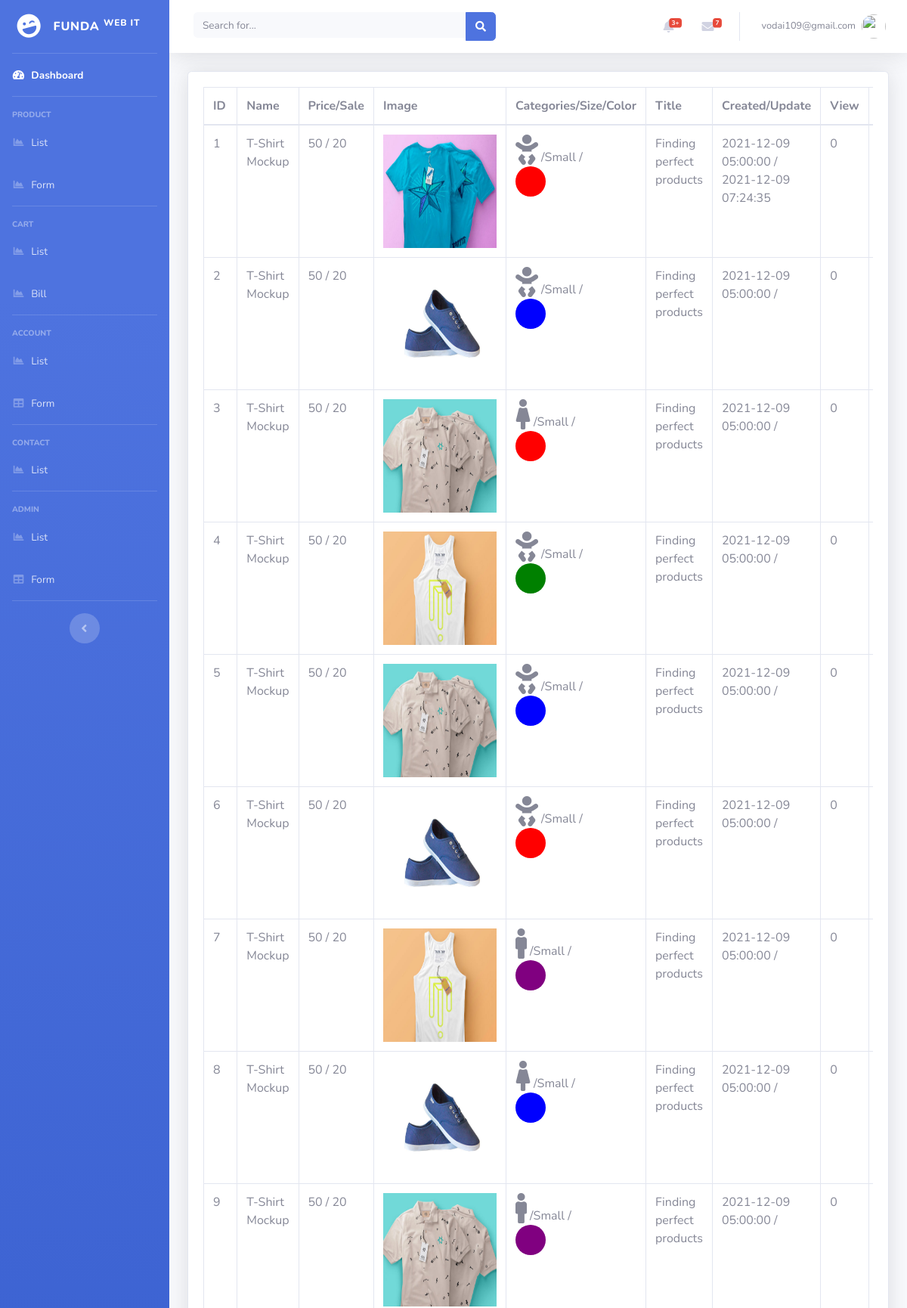
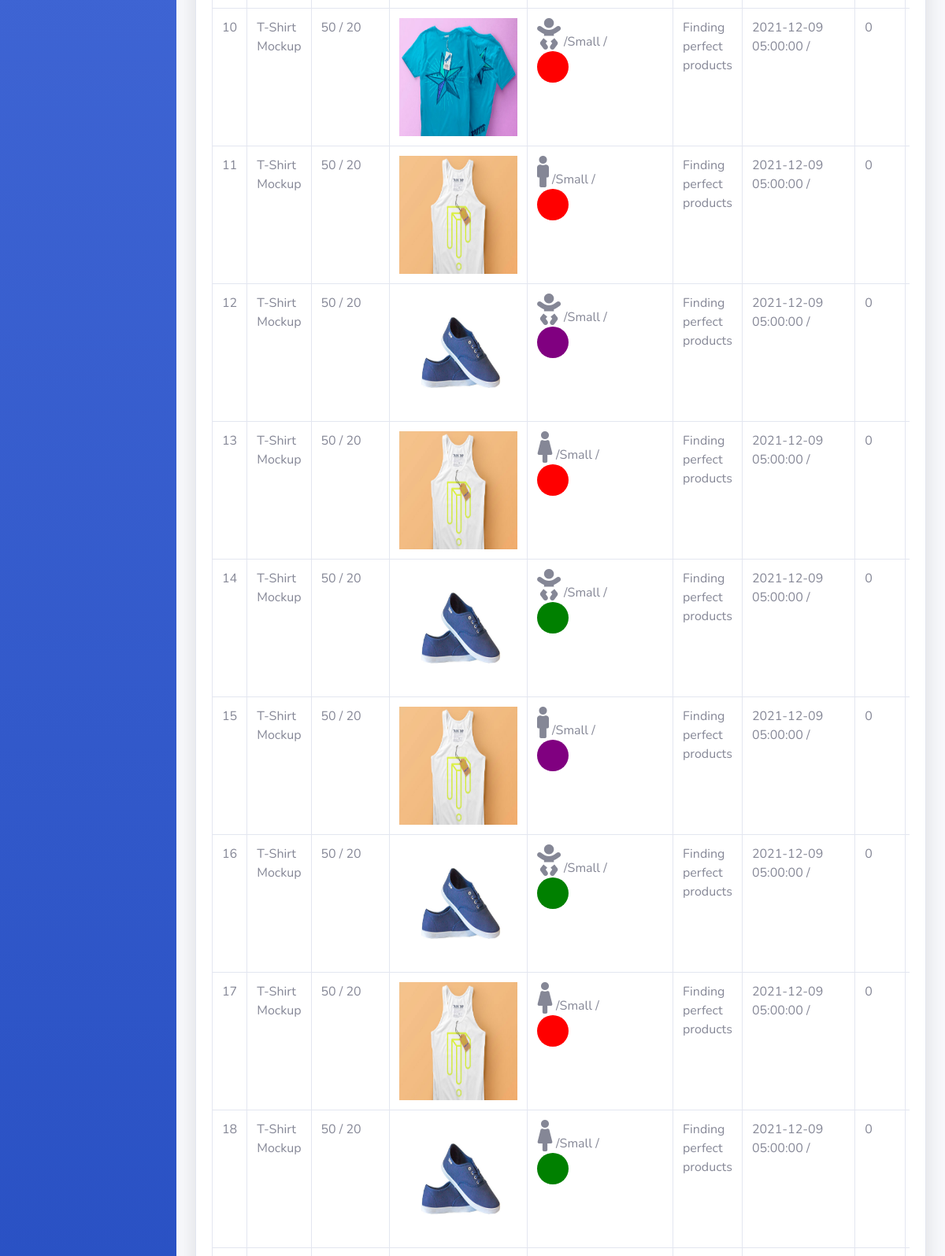
Screenshot of /admin/list-product.php (signed in, upper part) with the database file from the repository (2 pictures, top to bottom).
### tables this page shows
CREATE TABLE `product` (
  `id` int(255) NOT NULL,
  `name` varchar(255) NOT NULL,
  `price` double(10,2) NOT NULL DEFAULT 0.00,
  `image` varchar(255) DEFAULT NULL,
  `categories` varchar(255) DEFAULT NULL,
  `size` varchar(255) DEFAULT NULL,
  `color` varchar(255) DEFAULT NULL,
  `title` varchar(225) DEFAULT NULL,
  `sale` int(2) DEFAULT NULL,
  `created_at` timestamp NULL DEFAULT NULL,
  `update_at` timestamp NULL DEFAULT NULL,
  `view` int(255) NOT NULL DEFAULT 0
);

### admin/list-product.php (the view, shortened to what this page needs)
<?php
include('includes/header.php');
include('includes/navbar.php');
include('config.php');
if (strlen($_SESSION['admin']) == 0) {
  header('location:index.php');
} else {
?>
  <div class="container-fluid">
    <div class="card shadow mb-4">
      <div class="card-body">
        <div class="table-responsive">
          <table class="table table-bordered" id="dataTable" width="100%" cellspacing="0">
            <thead>
              <tr>
                <th> ID </th>
                <th> Name </th>
                <th>Price/Sale</th>
                <th>Image</th>
                <th>Categories/Size/Color</th>
                <th>Title</th>
                <th>Created/Update</th>
                <th>View</th>
                <th>EDIT </th>
              </tr>
            </thead>
            <tbody>
              <?php $sql = "SELECT * from `product`";
              $query = $dbh->prepare($sql);
              $query->execute();
              $results = $query->fetchAll(PDO::FETCH_OBJ);
              $cnt = 1;
              if ($query->rowCount() > 0) {
                foreach ($results as $result) {  ?>
                  <tr>
                    <td><?php echo htmlentities($cnt); ?></td>
                    <td><?php echo htmlentities($result->name); ?></td>
                    <td>
                      <?php echo htmlentities($result->price); ?> /
                      <?php echo htmlentities($result->sale); ?>
                    </td>
                    <td>
                      <img src="uploads/<?php echo htmlentities($result->image); ?>" alt="" style="width: 150px; height: 150px;">
                    </td>
                    <td>
                      <?php $categories = htmlentities($result->categories);
                      if ($categories == 'Men') {
                      ?><i class="fas fa-male" style="font-size: 40px;"></i>
                      <?php        }
                      if ($categories == 'Women') {
                      ?><i class="fas fa-female" style="font-size: 40px;"></i>
                      <?php        }
                      if ($categories == 'Children') {
                      ?><i class="fas fa-baby" style="font-size: 40px;"></i>
                      <?php        }
                      ?>
                      /<?php echo htmlentities($result->size); ?> /
                      <?php $color = htmlentities($result->color);
                      if ($color == 'Red') {
                      ?><p style="background-color: red; height: 40px; width: 40px; border-radius: 100%;"></p>
                      <?php        }
                      if ($color == 'Green') {
                      ?><p style="background-color: green; height: 40px; width: 40px; border-radius: 100%;"></p>
                      <?php        }
                      if ($color == 'Blue') {
                      ?><p style="background-color: blue; height: 40px; width: 40px; border-radius: 100%;"></p>
                      <?php        }
                      if ($color == 'Purple') {
                      ?><p style="background-color: purple; height: 40px; width: 40px; border-radius: 100%;"></p>
                      <?php        }
                      ?>
                    </td>
                    <td><?php echo htmlentities($result->title); ?></td>
                    <td>
                      <?php echo htmlentities($result->created_at); ?> /
                      <?php echo htmlentities($result->update_at); ?>
                    </td>
                    <td><?php echo htmlentities($result->view); ?></td>
                    <td>
                    </td>
                  </tr>
              <?php $cnt = $cnt + 1;
                }
              } ?>
            </tbody>
          </table>
        </div>
      </div>
    </div>
  </div>
<?php
}
include('includes/footer.php');
?>

### rows the page displays
product: name "T-Shirt Mockup", price "50", sale "20", image (picture), categories "Children" (drawn), size "Small", color "Red" (drawn), title "Finding perfect products", created_at "2021-12-09 05:00:00", update_at "2021-12-09 07:24:35", view "0"
product: name "T-Shirt Mockup", price "50", sale "20", image (picture), categories "Children" (drawn), size "Small", color "Blue" (drawn), title "Finding perfect products", created_at "2021-12-09 05:00:00", view "0"
product: name "T-Shirt Mockup", price "50", sale "20", image (picture), categories "Women" (drawn), size "Small", color "Red" (drawn), title "Finding perfect products", created_at "2021-12-09 05:00:00", view "0"
product: name "T-Shirt Mockup", price "50", sale "20", image (picture), categories "Children" (drawn), size "Small", color "Green" (drawn), title "Finding perfect products", created_at "2021-12-09 05:00:00", view "0"
product: name "T-Shirt Mockup", price "50", sale "20", image (picture), categories "Children" (drawn), size "Small", color "Blue" (drawn), title "Finding perfect products", created_at "2021-12-09 05:00:00", view "0"
product: name "T-Shirt Mockup", price "50", sale "20", image (picture), categories "Children" (drawn), size "Small", color "Red" (drawn), title "Finding perfect products", created_at "2021-12-09 05:00:00", view "0"
product: name "T-Shirt Mockup", price "50", sale "20", image (picture), categories "Men" (drawn), size "Small", color "Purple" (drawn), title "Finding perfect products", created_at "2021-12-09 05:00:00", view "0"
product: name "T-Shirt Mockup", price "50", sale "20", image (picture), categories "Women" (drawn), size "Small", color "Blue" (drawn), title "Finding perfect products", created_at "2021-12-09 05:00:00", view "0"
product: name "T-Shirt Mockup", price "50", sale "20", image (picture), categories "Men" (drawn), size "Small", color "Purple" (drawn), title "Finding perfect products", created_at "2021-12-09 05:00:00", view "0"
product: name "T-Shirt Mockup", price "50", sale "20", image (picture), categories "Children" (drawn), size "Small", color "Red" (drawn), title "Finding perfect products", created_at "2021-12-09 05:00:00", view "0"
product: name "T-Shirt Mockup", price "50", sale "20", image (picture), categories "Men" (drawn), size "Small", color "Red" (drawn), title "Finding perfect products", created_at "2021-12-09 05:00:00", view "0"
product: name "T-Shirt Mockup", price "50", sale "20", image (picture), categories "Children" (drawn), size "Small", color "Purple" (drawn), title "Finding perfect products", created_at "2021-12-09 05:00:00", view "0"
product: name "T-Shirt Mockup", price "50", sale "20", image (picture), categories "Women" (drawn), size "Small", color "Red" (drawn), title "Finding perfect products", created_at "2021-12-09 05:00:00", view "0"
product: name "T-Shirt Mockup", price "50", sale "20", image (picture), categories "Children" (drawn), size "Small", color "Green" (drawn), title "Finding perfect products", created_at "2021-12-09 05:00:00", view "0"
product: name "T-Shirt Mockup", price "50", sale "20", image (picture), categories "Men" (drawn), size "Small", color "Purple" (drawn), title "Finding perfect products", created_at "2021-12-09 05:00:00", view "0"
product: name "T-Shirt Mockup", price "50", sale "20", image (picture), categories "Children" (drawn), size "Small", color "Green" (drawn), title "Finding perfect products", created_at "2021-12-09 05:00:00", view "0"
product: name "T-Shirt Mockup", price "50", sale "20", image (picture), categories "Women" (drawn), size "Small", color "Red" (drawn), title "Finding perfect products", created_at "2021-12-09 05:00:00", view "0"
product: name "T-Shirt Mockup", price "50", sale "20", image (picture), categories "Women" (drawn), size "Small", color "Green" (drawn), title "Finding perfect products", created_at "2021-12-09 05:00:00", view "0"

### other values shown
$_SESSION['admin'] "vodai109@gmail.com"
